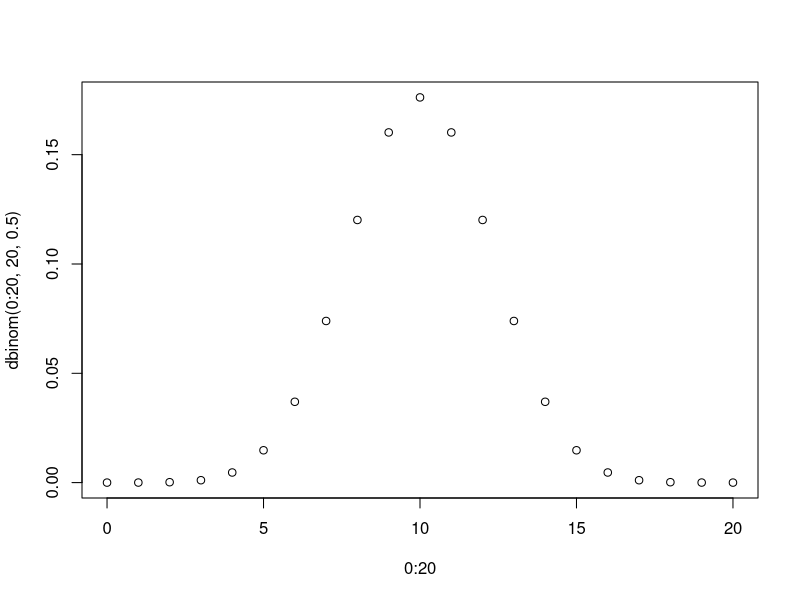
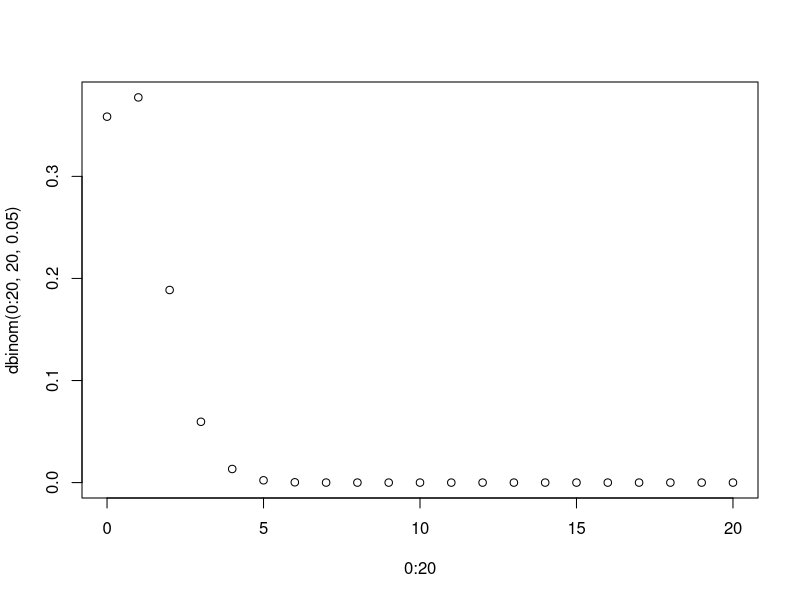
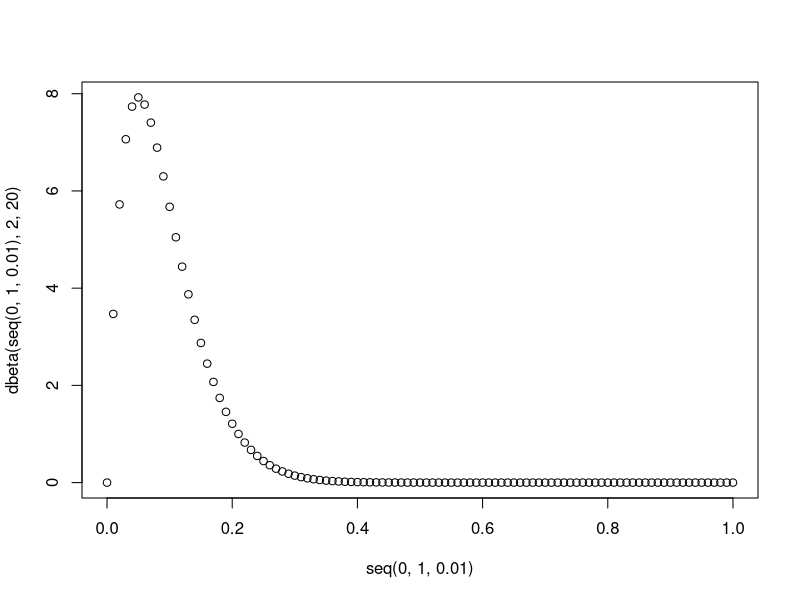
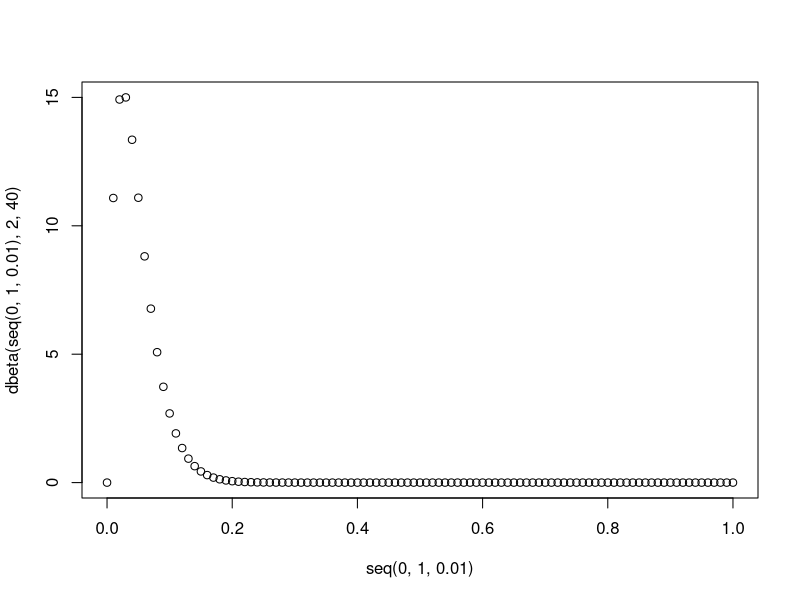
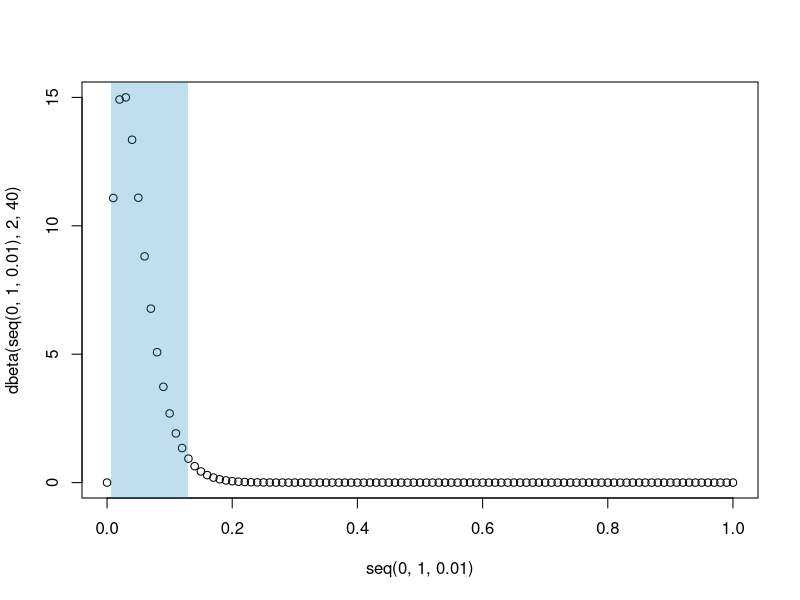
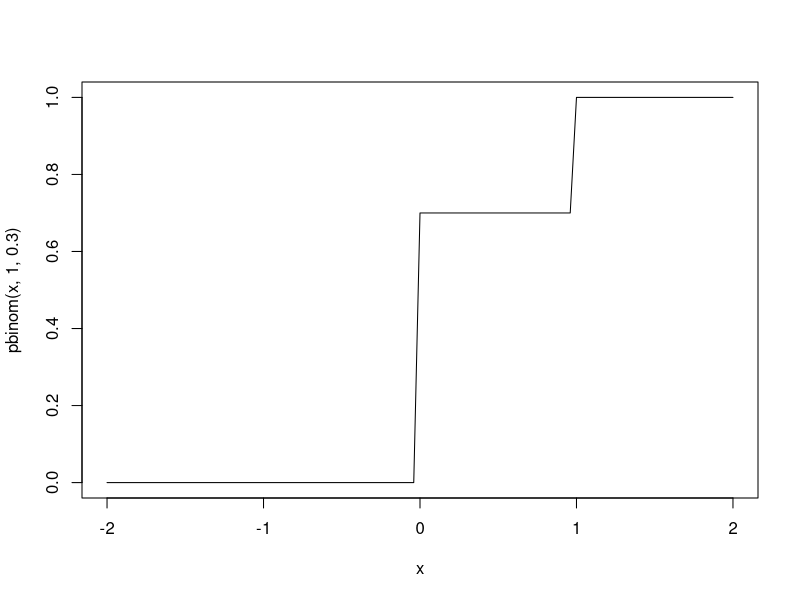
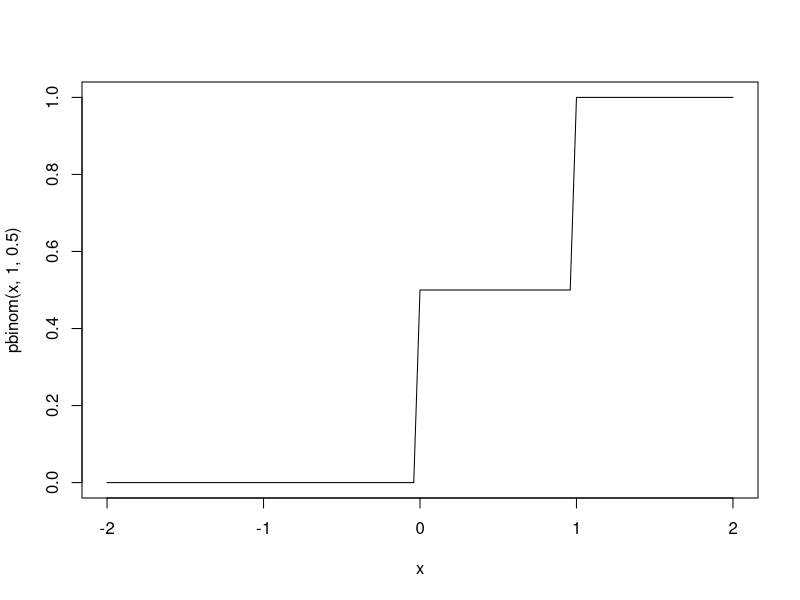
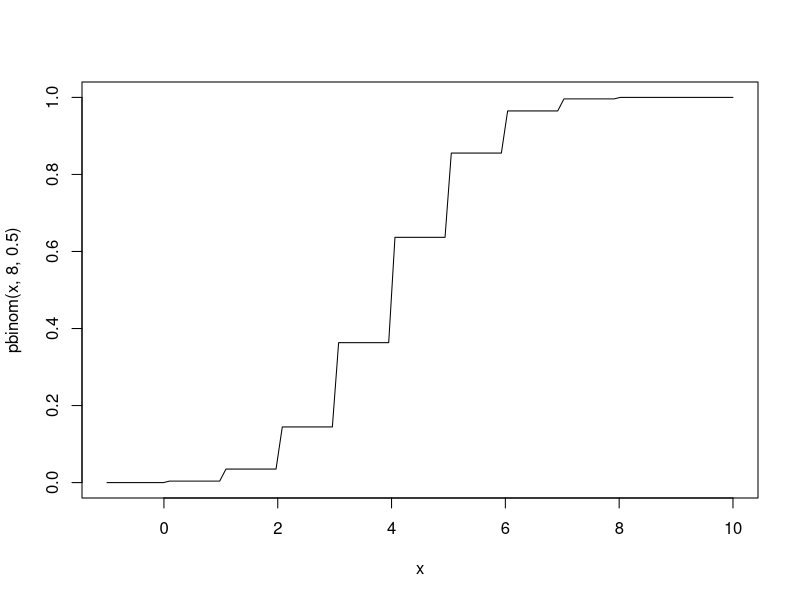

These charts were generated, in order, by the following R code:
## ---- chunk 1
# explore probability mass function of binomial distribution

# probability of getting 0 successes out of 20 when p(success) is 0.5
dbinom(0, 20, 0.5) 
plot(0:20, dbinom(0:20, 20, 0.5)) 

# when success prob is lower:
plot(0:20, dbinom(0:20, 20, 0.05)) 

## ---- chunk 2
# explore beta distribution

# theta [0, 1] with corresponding probs for a beta(2, 20) distribution
plot(seq(0, 1, 0.01), 
     dbeta(seq(0, 1, 0.01), 2, 20)) 

# prob that theta < 0.2 for a beta(2, 20) distribution
pbeta(0.2, 2, 20) 
## ---- chunk 3
# suppose, after incorporating prior and data, new beta(2, 40) distribution as 
# Bayesian estimate, but this estimate gives us more info than just distribution:

# updated theta [0, 1] with corresponding probs
plot(seq(0, 1, 0.01), 
     dbeta(seq(0, 1, 0.01), 2, 40)) 

# updated prob that theta < 0.2
pbeta(0.2, 2, 40) 

# prob that theta > 0.15 given our data and posterior dist
1 - pbeta(0.15, 2, 40) ; pbeta(0.15, 2, 40, lower.tail = FALSE)
## ---- chunk 4
# these are probabilities that theta is in some interval
# conversely, posterior 95% credible interval:
qbeta(c(0.025, 0.975), 2, 40)
# which means P(0.006 < theta < 0.13 | data) = 0.95

# add CI to figure
plot(seq(0, 1, 0.01), 
     dbeta(seq(0, 1, 0.01), 2, 40)) 
rect(xleft = qbeta(c(0.025, 0.975), 2, 40)[1], 
     xright = qbeta(c(0.025, 0.975), 2, 40)[2], 
     ybottom = -1, ytop = 20,
     col = rgb(0,0.5,0.75, alpha = 0.25), border = NA)
## ---- chunk 5
curve(pbinom(x, 1, 0.3), -2, 2)
curve(pbinom(x, 1, 0.5), -2, 2)
## ---- chunk 6
curve(pbinom(x, 8, 0.5), -1, 10)
## ---- chunk 7
# Bernoulli
rand_nos <- rbinom(10000, 1, 0.1) # success p = 0.1
mean(rand_nos)

mean(rbinom(10, 1, 0.1)); mean(rbinom(100, 1, 0.1)); mean(rbinom(1000, 1, 0.1)); mean(rbinom(10000, 1, 0.1)); mean(rbinom(100000, 1, 0.1))
## ---- chunk 8
dnorm(0, 0, 1)
pnorm(0, 0, 1)
## ---- chunk 9
n <- 12
y <- 3 
# observed data: 3 H out of 12 tosses
theta <- c(0.25, 0.5, 0.75) # limiting possible values for simplicity
prior <- c(0.25, 0.5, 0.25)

likelihood <- dbinom(y, n, theta) # pdf/pmf
unnorm_post <- prior*likelihood
marg_likelihood <- sum(unnorm_post) # normalising constant
(posterior <- unnorm_post/marg_likelihood)
## ---- chunk 10
library(tidyverse)

df <- tibble(x = theta, y = prior, lab = "prior") %>% 
  bind_rows(tibble(x = theta, y = likelihood, lab = "likelihood")) %>% 
  bind_rows(tibble(x = theta, y = posterior, lab = "posterior")) %>% 
  mutate(lab = factor(lab, levels = c("prior", "likelihood", "posterior")))

ggplot(df) +
  geom_col(aes(x = x, y = y)) +
  scale_x_continuous(breaks = seq(0, 1, 0.25), limits = c(0, 1)) +
  scale_y_continuous(breaks = seq(0, 1, 0.2), limits = c(0, 1)) +
  facet_wrap(~ lab, ncol = 1, strip.position = "left") +
  labs(x = "theta", y = "") +
  theme_classic()
